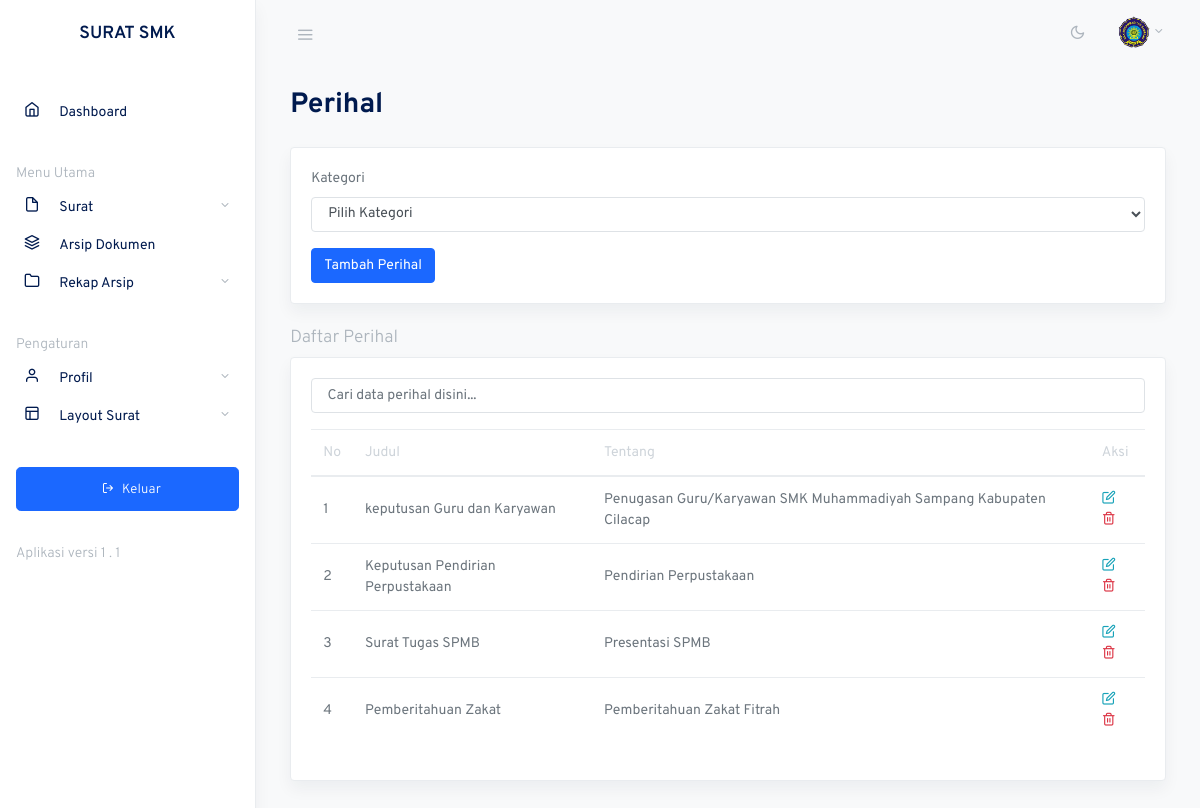
/prihal.php (signed in), run on the app's committed database.
### tables this page shows
CREATE TABLE `tb_perihal` (
  `id_perihal` int(11) NOT NULL,
  `tentang` varchar(255) NOT NULL,
  `judul` varchar(50) NOT NULL,
  `kategori` varchar(30) NOT NULL,
  `pembuka` varchar(500) NOT NULL,
  `isi` varchar(500) NOT NULL,
  `penutup` varchar(500) NOT NULL,
  `memperhatikan` varchar(500) NOT NULL,
  `menimbang` varchar(500) NOT NULL,
  `mengingat` varchar(500) NOT NULL,
  `menetapkan_2` varchar(500) NOT NULL,
  `menetapkan_3` varchar(500) NOT NULL,
  `menetapkan_4` varchar(500) NOT NULL,
  `menetapkan_5` varchar(500) NOT NULL
);

### prihal.php (the view, shortened to what this page needs)
<?php
require_once 'include/config.php';
include 'include/header.php';
?>
<main role="main" class="main-content">
<div class="container-fluid">
  <h2 class="mb-4 page-title">Perihal</h2>
    <div class="card shadow mb-4">
        <form action="#">
            <div class="card-body">
                <div class="form-group mb-3">
                    <label for="example-select">Kategori</label>
                    <select class="form-control" id="example-select">
                        <option selected>Pilih Kategori</option>
                    </select>
                </div>
                <button type="button" class="btn btn-primary" onclick="navigateToPage()">Tambah Perihal</button>
            </div>
        </form>
    </div>
    <h2 class="h5 page-title text-muted mt-4">Daftar Perihal</h2>
    <div class="card shadow">
      <div class="card-body">
        <input type="text" id="searchInput" class="form-control mb-3" placeholder=" Cari data perihal disini..." onkeyup="filterTable()">
        <table class="table" id="dataTable-1">
            <thead>
                <tr>
                    <th>No</th>
                    <th>Judul</th>
                    <th>Tentang</th>
                    <th>Aksi</th>
                </tr>
            </thead>
          <tbody>
          <?php
          $no = 1;
          $result = $config->query("SELECT * FROM tb_perihal");
          while ($row = $result->fetch_assoc()) {
              echo "<tr>
                <td>{$no}</td>
                <td>{$row['judul']}</td>
                <td>{$row['tentang']}</td>
                <td>
                  <a href='#' class='text-info' onclick='edit_id({$row['id_perihal']}, \"{$row['judul']}\", \"{$row['tentang']}\", \"{$row['kategori']}\", \"{$row['pembuka']}\", \"{$row['isi']}\", \"{$row['penutup']}\", \"{$row['memperhatikan']}\", \"{$row['menimbang']}\", \"{$row['mengingat']}\", \"{$row['menetapkan_2']}\", \"{$row['menetapkan_3']}\", \"{$row['menetapkan_4']}\", \"{$row['menetapkan_5']}\")'><i class='fe fe-edit'></i></a>
                  <a href='?delete_id={$row['id_perihal']}' class='text-danger' onclick='return confirm(\"Hapus data?\")'><i class='fe fe-trash-2'></i></a>
                </td>
              </tr>";
              $no++;
          }
          ?>
          </tbody>
        </table>
      </div>
    </div>
</div>
</main>
<?php include 'include/footer.php'; ?>

### css/feather.css (style rules this page uses)
.fe { font-family: "feather" !important; speak: none; font-style: normal; font-weight: normal; font-variant: normal; text-transform: none; line-height: 1; -webkit-font-smoothing: antialiased; -moz-osx-font-smoothing: grayscale; }
.fe-edit:before { content: ""; }
.fe-trash-2:before { content: ""; }

### data on the page
tb_perihal: judul "keputusan Guru dan Karyawan", tentang "Penugasan Guru/Karyawan SMK Muhammadiyah Sampang Kabupaten Cilacap"
tb_perihal: judul "Keputusan Pendirian Perpustakaan", tentang "Pendirian Perpustakaan"
tb_perihal: judul "Surat Tugas SPMB", tentang "Presentasi SPMB"
tb_perihal: judul "Pemberitahuan Zakat", tentang "Pemberitahuan Zakat Fitrah"
